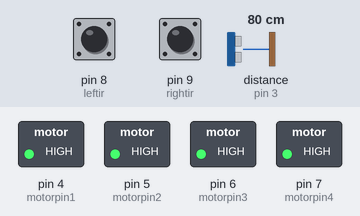
This sketch was run on a simulated Arduino Uno, built with avr-gcc and run on an emulated ATmega328P. Shown: switched loads named in the sketch (green lamp = pin HIGH). Wiring (inferred from the names in the program): ultrasonic range finder: trigger pin 2; echo pin 3. Inputs (shaded band) come from the test bench; at power-on: pin 8 (leftir) HIGH, pin 9 (rightir) HIGH, distance to the obstacle (sensor on pin 3) 80 cm. The echo pulse lasts 58.3 µs per cm; pins used as bus, display or sensor lines are not drawn.

Above: at 0.1 s.
Timing chart, 0 to 1.6 s (numbered marks = the images above):
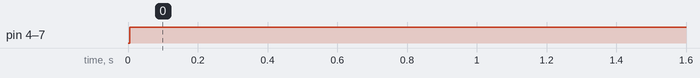

Measured:
- by itself, pin 4 (motorpin1), pin 5 (motorpin2), pin 6 (motorpin3), pin 7 (motorpin4): LOW → HIGH at 0.01 s

The sketch:

human_palm_following_robot.ino
```cpp
int trigpin=2;
int echopin=3;
int leftir=8;
long d;
int dist;
int rightir=9;
int motorpin1=4;
int motorpin2=5;
int motorpin3=6;
int motorpin4=7;
int p=0;

void setup() {
  // put your setup code here, to run once:
  Serial.begin(9600);
  pinMode(trigpin,OUTPUT); // setting the pin no 2 of arduino board to OUTPUT(pin no 2 is ready to send the signals to the trigpin)
  pinMode(echopin,INPUT); //  setting the pin no 3 of arduino board to INPUT(pin no 3 is ready to recieve the signals from the ultrasonic sensor)
  pinMode(leftir,INPUT); //   setting the pin no 8 of arduino board to INPUT(pin no 8 is ready to recieve the signals from the IR sensor)
  pinMode(rightir,INPUT); //  setting the pin no 9 of arduino board to INPUT(pin no 9 is ready to recieve the signals from the IR sensor)
  // setting the pin no 4,5,6,7 of arduino board to OUTPUT(pin no 4,5,6,7 are ready to send the signals to the motor driver)
  pinMode(motorpin1,OUTPUT);
  pinMode(motorpin2,OUTPUT);
  pinMode(motorpin3,OUTPUT);
  pinMode(motorpin4,OUTPUT);
}

void loop() {
  // put your main code here, to run repeatedly:
  digitalWrite(trigpin,LOW);
  delayMicroseconds(2);
  // we will send a HIGH signal for 10 millisecs to the trigpin, so that the ultrasonic sensor sends and recieves the ultrasonic sound
  digitalWrite(trigpin,HIGH);
  delayMicroseconds(10);
  // we will again send a LOW signal to the trigpin of ultrasonic sensor, to clear it's voltage
  digitalWrite(trigpin,LOW);
  d=pulseIn(echopin,HIGH); // we send a HIGH signal to the echopin, which in turn sends us the distance of the object from itself
  dist=d*0.034/2; // we calculate the distance in cms

  int leftirdata=digitalRead(leftir); // we read the signal(0 or 1) from the left IR sensor
  int rightirdata=digitalRead(rightir); // we read the signal(0 or 1) from the right IR sensor
  if (dist<=10 && (leftirdata==0 && rightirdata==0)){
    digitalWrite(motorpin1,HIGH);
    digitalWrite(motorpin2,LOW);
    digitalWrite(motorpin3,HIGH);
    digitalWrite(motorpin4,LOW);
  }
  else if (dist>10 || (leftirdata==1 && rightirdata==1)){
    digitalWrite(motorpin1,HIGH);
    digitalWrite(motorpin2,HIGH);
    digitalWrite(motorpin3,HIGH);
    digitalWrite(motorpin4,HIGH);
  }
  else if (dist<=10 && (leftirdata==0 && rightirdata==1)){
    digitalWrite(motorpin1,HIGH);
    digitalWrite(motorpin2,HIGH);
    digitalWrite(motorpin3,HIGH);
    digitalWrite(motorpin4,LOW);
  }
  else if (dist<=10 && (leftirdata==1 && rightirdata==0)){
    digitalWrite(motorpin1,HIGH);
    digitalWrite(motorpin2,LOW);
    digitalWrite(motorpin3,HIGH);
    digitalWrite(motorpin4,HIGH);
  }
}
```
